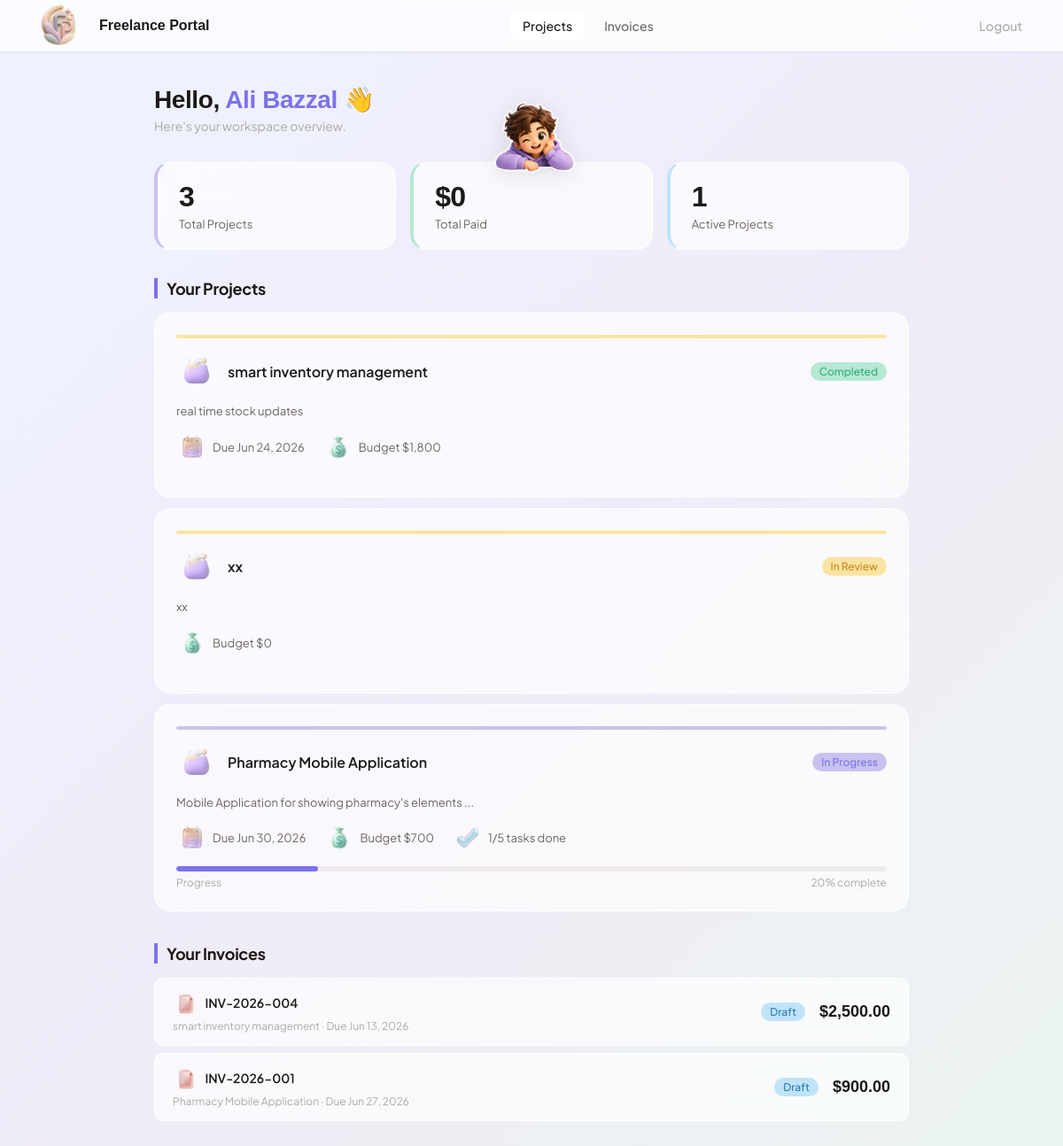
Screenshot of /client-view.php (signed in) with the database file from the repository.
### tables this page shows
CREATE TABLE `clients` (
  `client_id` int(11) NOT NULL,
  `user_id` int(11) NOT NULL,
  `company` varchar(150) DEFAULT NULL,
  `phone` varchar(30) DEFAULT NULL,
  `tag_color` varchar(7) DEFAULT '#C9C2F0',
  `notes` text DEFAULT NULL,
  `is_active` tinyint(1) DEFAULT 1
);

CREATE TABLE `users` (
  `user_id` int(11) NOT NULL,
  `name` varchar(100) NOT NULL,
  `email` varchar(150) NOT NULL,
  `password` varchar(255) NOT NULL,
  `role` enum('freelancer','client') NOT NULL,
  `gender` enum('male','female') DEFAULT 'female',
  `created_at` datetime DEFAULT current_timestamp()
);

CREATE TABLE `projects` (
  `project_id` int(11) NOT NULL,
  `client_id` int(11) NOT NULL,
  `title` varchar(200) NOT NULL,
  `description` text DEFAULT NULL,
  `status` enum('draft','in_progress','review','completed','cancelled') DEFAULT 'draft',
  `deadline` date DEFAULT NULL,
  `budget` decimal(10,2) DEFAULT NULL,
  `cover_color` varchar(7) DEFAULT '#FFCBB4',
  `emoji` varchar(10) DEFAULT '?',
  `created_at` datetime DEFAULT current_timestamp(),
  `updated_at` datetime DEFAULT current_timestamp() ON UPDATE current_timestamp()
);

CREATE TABLE `invoices` (
  `invoice_id` int(11) NOT NULL,
  `project_id` int(11) NOT NULL,
  `invoice_no` varchar(50) NOT NULL,
  `status` enum('draft','unpaid','paid','overdue') DEFAULT 'draft',
  `due_date` date DEFAULT NULL,
  `notes` text DEFAULT NULL,
  `total` decimal(10,2) DEFAULT 0.00,
  `issued_at` datetime DEFAULT current_timestamp(),
  `paid_at` datetime DEFAULT NULL
);

### client-view.php (the view, shortened to what this page needs)
<?php
require 'api/db.php';
$user_id = $_SESSION['user_id'];
$name    = $_SESSION['name'] ?? 'there';
$stmt = $pdo->prepare("
    SELECT c.*, u.gender
    FROM clients c
    JOIN users u ON u.user_id = c.user_id
    WHERE c.user_id = ?
");
$stmt->execute([$user_id]);
$client = $stmt->fetch();
$peek_mascot = "images/mascot/peek-" . ($client['gender'] ?? 'female') . ".png";
$client_id   = $client['client_id'];
$projects = $pdo->prepare("
    SELECT
        p.project_id, p.title, p.status, p.deadline,
        p.budget, p.cover_color, p.emoji, p.description,
        COUNT(t.task_id)                                                AS total_tasks,
        COALESCE(SUM(t.is_done), 0)                                     AS done_tasks,
        IFNULL(ROUND(SUM(t.is_done)/NULLIF(COUNT(t.task_id),0)*100), 0) AS pct
    FROM projects p
    LEFT JOIN tasks t ON t.project_id = p.project_id
    WHERE p.client_id = ?
    GROUP BY p.project_id
    ORDER BY p.updated_at DESC
");
$projects->execute([$client_id]);
$projects = $projects->fetchAll();
$pdo->exec("UPDATE invoices SET status='overdue' WHERE status='unpaid' AND due_date < CURDATE()");
$invoices = $pdo->prepare("
    SELECT i.invoice_id, i.invoice_no, i.status, i.total, i.due_date, i.issued_at,
           p.title AS project_title
    FROM invoices i
    JOIN projects p ON p.project_id = i.project_id
    WHERE p.client_id = ?
    ORDER BY i.issued_at DESC
");
$invoices->execute([$client_id]);
$invoices = $invoices->fetchAll();
$total_paid      = array_sum(array_filter(array_map(
    fn($i) => $i['status'] === 'paid' ? $i['total'] : 0, $invoices
)));
$active_projects = count(array_filter($projects, fn($p) => $p['status'] === 'in_progress'));
function statusLabel($s) {
    return ['draft'=>'Draft','in_progress'=>'In Progress','review'=>'In Review',
            'completed'=>'Completed','cancelled'=>'Cancelled'][$s] ?? $s;
}
function statusClass($s) {
    return ['draft'=>'badge-draft','in_progress'=>'badge-progress','review'=>'badge-review',
            'completed'=>'badge-done','cancelled'=>'badge-cancelled'][$s] ?? 'badge-draft';
}
function invoiceClass($s) {
    return ['draft'=>'badge-draft','unpaid'=>'badge-unpaid',
            'paid'=>'badge-paid','overdue'=>'badge-overdue'][$s] ?? 'badge-draft';
}
function invoiceLabel($s) {
    return ['draft'=>'Draft','unpaid'=>'Unpaid','paid'=>'Paid ✓','overdue'=>'Overdue'][$s] ?? $s;
}
?>
<!DOCTYPE html>
<html lang="en">
<head>
    <link href="https://api.fontshare.com/v2/css?f[]=clash-display@400,500,600,700&display=swap" rel="stylesheet">
    <link rel="stylesheet" href="css/client.css">
</head>
<body>
    <header class="topbar">
        <div class="topbar-logo">
            <img src="images/logo.png" alt="logo">
            <span class="topbar-logo-text">Freelance Portal</span>
        </div>
        <nav class="topbar-nav">
            <a href="#projects" class="active">Projects</a>
            <a href="#invoices">Invoices</a>
        </nav>
        <a href="logout.php" class="topbar-logout">Logout</a>
    </header>
    <div class="page">
        <div class="greeting">
            <h1>Hello, <span><?= htmlspecialchars($name) ?></span> 👋</h1>
            <p>Here's your workspace overview.</p>
        </div>
        <div class="stats-row">
            <div class="stat-card">
                <div class="stat-card-value"><?= count($projects) ?></div>
                <div class="stat-card-label">Total Projects</div>
            </div>
            <div class="stat-card stat-card-peek">
                <img src="<?= htmlspecialchars($peek_mascot) ?>" class="peek-img">
                <div class="stat-card-value">$<?= number_format($total_paid, 0) ?></div>
                <div class="stat-card-label">Total Paid</div>
            </div>
            <div class="stat-card">
                <div class="stat-card-value"><?= $active_projects ?></div>
                <div class="stat-card-label">Active Projects</div>
            </div>
        </div>
        <div class="section" id="projects">
            <div class="section-title">Your Projects</div>
            <?php if (empty($projects)): ?>
            <div class="empty">
                <img src="images/stickers/folder.webp" class="empty-sticker">
                <p>No projects yet.</p>
            </div>
            <?php else: ?>
            <?php foreach ($projects as $p): ?>
            <div class="project-card">
                <div class="cover-bar" style="background:<?= htmlspecialchars($p['cover_color']) ?>"></div>
                <div class="project-header">
                    <img src="images/stickers/<?= htmlspecialchars($p['emoji']) ?>.webp"
                         class="project-emoji"
                         onerror="this.style.display='none'">
                    <span class="project-name"><?= htmlspecialchars($p['title']) ?></span>
                    <span class="badge <?= statusClass($p['status']) ?>"><?= statusLabel($p['status']) ?></span>
                </div>
                <?php if ($p['description']): ?>
                <p class="project-description"><?= htmlspecialchars($p['description']) ?></p>
                <?php endif; ?>
                <div class="project-meta">
                    <?php if ($p['deadline']): ?>
                    <span>
                        <img src="images/stickers/calendar.webp" class="meta-icon">
                        Due <?= date('M j, Y', strtotime($p['deadline'])) ?>
                    </span>
                    <?php endif; ?>
                    <?php if ($p['budget']): ?>
                    <span>
                        <img src="images/stickers/money.webp" class="meta-icon">
                        Budget $<?= number_format($p['budget'], 0) ?>
                    </span>
                    <?php endif; ?>
                    <?php if ($p['total_tasks'] > 0): ?>
                    <span>
                        <img src="images/stickers/done.webp" class="meta-icon">
                        <?= $p['done_tasks'] ?>/<?= $p['total_tasks'] ?> tasks done
                    </span>
                    <?php endif; ?>
                </div>
                <?php if ($p['total_tasks'] > 0): ?>
                <div class="progress-wrap">
                    <div class="progress-track">
                        <div class="progress-fill" style="width:<?= $p['pct'] ?>%"></div>
                    </div>
                    <div class="progress-label">
                        <span>Progress</span>
                        <span><?= $p['pct'] ?>% complete</span>
                    </div>
                </div>
                <?php endif; ?>
            </div>
            <?php endforeach; ?>
            <?php endif; ?>
        </div>
        <div class="section" id="invoices">
            <div class="section-title">Your Invoices</div>
            <?php if (empty($invoices)): ?>
            <div class="empty">
                <img src="images/stickers/document.webp" class="empty-sticker">
                <p>No invoices yet.</p>
            </div>
            <?php else: ?>
            <?php foreach ($invoices as $inv): ?>
            <div class="invoice-row">
                <div>
                    <div class="invoice-no">
                        <img src="images/stickers/document.webp" class="invoice-icon">
                        <?= htmlspecialchars($inv['invoice_no']) ?>
                    </div>
                    <div class="invoice-meta">
                        <?= htmlspecialchars($inv['project_title']) ?>
                        <?php if ($inv['due_date']): ?>
                        · Due <?= date('M j, Y', strtotime($inv['due_date'])) ?>
                        <?php endif; ?>
                    </div>
                </div>
                <div class="invoice-actions">
                    <span class="badge <?= invoiceClass($inv['status']) ?>"><?= invoiceLabel($inv['status']) ?></span>
                    <div class="invoice-amount">$<?= number_format($inv['total'], 2) ?></div>
                </div>
            </div>
            <?php endforeach; ?>
            <?php endif; ?>
        </div>
    </div>
</body>
</html>

### rows the page displays
clients: user.gender (picture)
projects: emoji (picture), title "smart inventory management", status "Completed", description "real time stock updates", deadline "Jun 24, 2026", budget "1,800"
projects: emoji (picture), title "xx", status "In Review", description "xx", budget "0"
projects: emoji (picture), title "Pharmacy Mobile Application", status "In Progress", description "Mobile Application for showing pharmacy's elements ...", deadline "Jun 30, 2026", budget "700", done_tasks "1", total_tasks "5", pct "20"
invoices: invoice_no "INV-2026-004", project.title "smart inventory management", due_date "Jun 13, 2026", status "Draft", total "2,500.00"
invoices: invoice_no "INV-2026-001", project.title "Pharmacy Mobile Application", due_date "Jun 27, 2026", status "Draft", total "900.00"

### other values shown
$name "Ali Bazzal"
count($projects) "3"
$total_paid "0"
$active_projects "1"
